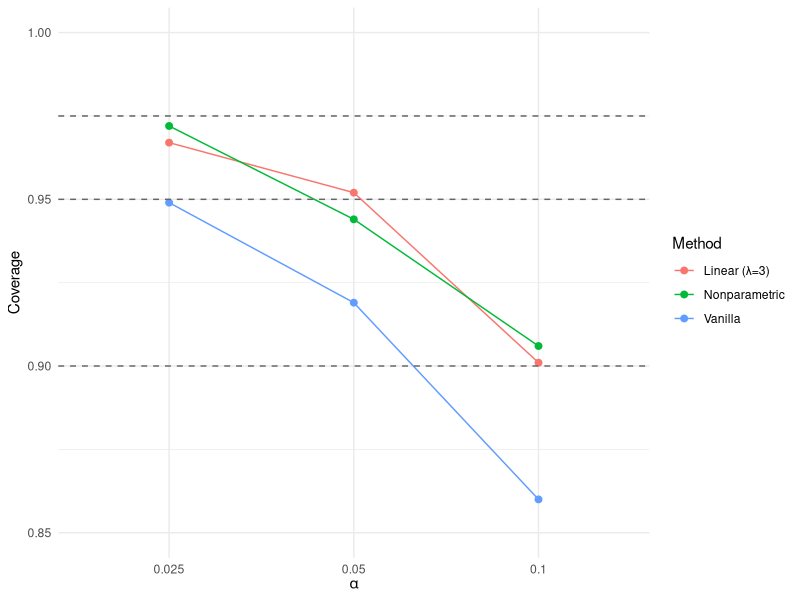
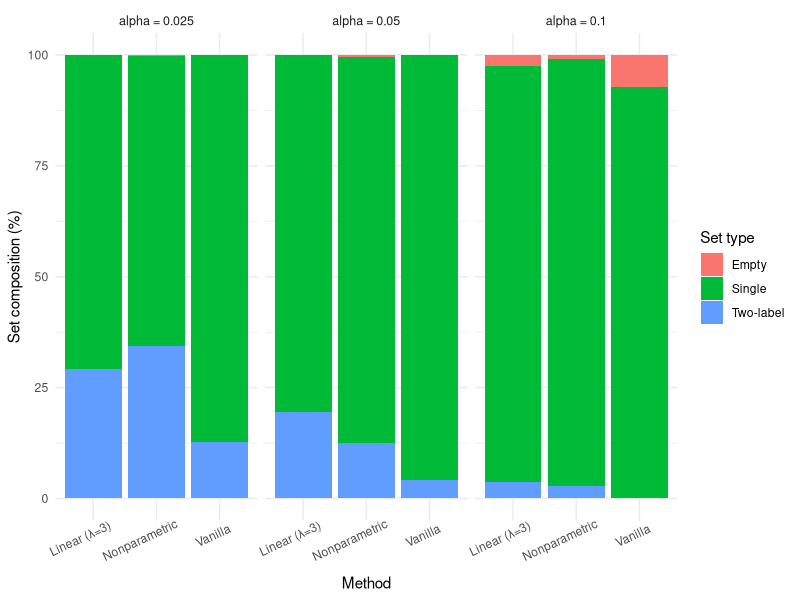

Reproduce these figures in R, in order.
## ---- chunk 1
#| label: ensemble-performance
#| echo: false
#| warning: false
#| tbl-cap: "Pixel-wise performance of the ensemble and individual segmentation models on the 2022 evaluation points."

ensemble_tbl <- data.frame(
  TrainingYear = c("N/A",
  "2021", "2021", "2021",
  "2018–2021", "2018–2021", "2018–2021"),
  Model = c("Ensemble",
  "U-Net", "SAM LoRA", "DeepLab",
  "U-Net", "SAM LoRA", "DeepLab"),
  Precision = c(0.9046,
  0.82, 0.82, 0.88,
  0.88, 0.81, 0.88),
  Recall = c(0.8688,
  0.89, 0.89, 0.80,
  0.78, 0.80, 0.89),
  F_Score = c(0.8864,
  0.86, 0.85, 0.84,
  0.83, 0.81, 0.86),
  Accuracy = c(0.9100,
  0.88, 0.87, 0.88,
  0.87, 0.84, 0.89)
)

colnames(ensemble_tbl) <- c("Training Year", "Model", "Precision",
                            "Recall", "F Score", "Accuracy")

ensemble_tbl |>
  knitr::kable(digits = 3)
## ---- chunk 2
#| label: id-lambda
#| echo: false
#| warning: false
#| tbl-cap: 'In-distribution (2021 test) coverage and set composition for vanilla CP, linear variance-normalized scores across ($\lambda$), and the nonparametric normalizer at $\alpha = 0.1$.'

id_lambda_tbl <- data.frame(
Method      = c("Vanilla",
"Linear (λ = 0.5)",
"Linear (λ = 1.0)",
"Linear (λ = 2.0)",
"Linear (λ = 3.0)",
"Linear (λ = 4.0)",
"Nonparametric"),
qhat        = c(0.3169, 0.2975, 0.2810, 0.2540, 0.2332, 0.2163, 1.5115),
Coverage    = c(0.900, 0.900, 0.900, 0.900, 0.900, 0.900, 0.900),
Pct_single  = c(93.9, 93.9, 93.9, 93.9, 93.8, 93.7, 94.5),
Pct_empty   = c(6.1, 6.1, 6.1, 6.1, 6.0, 6.1, 4.5),
Pct_two     = c(0.0, 0.0, 0.0, 0.0, 0.1, 0.2, 1.0)
)

colnames(id_lambda_tbl) <- c("Method", "q-hat",
"Coverage", "% singletons",
"% empty", "% two-label")

id_lambda_tbl |>
knitr::kable(digits = 3)
## ---- chunk 3
#| label: ood-lambda
#| echo: false
#| warning: false
#| tbl-cap: 'Temporal OOD (2022) global coverage and set composition for vanilla CP and linear variance-normalized scores across $\lambda$ at $\alpha = 0.1$.'

ood_lambda_tbl <- data.frame(
Method      = c("Vanilla",
"Linear (λ = 0.5)",
"Linear (λ = 1.0)",
"Linear (λ = 2.0)",
"Linear (λ = 3.0)",
"Linear (λ = 4.0)"),
Coverage    = c(0.860, 0.867, 0.871, 0.891, 0.901, 0.908),
Pct_single  = c(92.7, 94.4, 95.4, 95.6, 93.8, 92.4),
Pct_empty   = c(7.3, 5.6, 4.5, 3.0, 2.5, 2.1),
Pct_two     = c(0.0, 0.0, 0.1, 1.4, 3.7, 5.5)
)

colnames(ood_lambda_tbl) <- c("Method", "Coverage",
"% singletons", "% empty", "% two-label")

ood_lambda_tbl |>
knitr::kable(digits = 3)
## ---- chunk 4
#| label: ood-het
#| echo: false
#| warning: false
#| tbl-cap: 'Temporal OOD (2022) global coverage and set composition for Vanilla CP, Linear normalization $(\lambda = 3)$, and the Nonparametric normalizer at $\alpha = 0.1$.'

ood_unified_tbl <- data.frame(
Method              = c("Vanilla",
"Linear (λ = 3.0)",
"Nonparametric"),
EstimatedThreshold  = c(0.31691, 0.2332, 1.51146),
OverallCoverage     = c(0.860, 0.901, 0.906),
PctSingleton        = c(92.7, 93.8, 96.4),
PctEmpty            = c(7.3, 2.5, 0.8),
PctTwoLabel         = c(0.0, 3.7, 2.8)
)

colnames(ood_unified_tbl) <- c("Method",
"q-hat",
"Coverage",
"% singletons",
"% empty",
"% two-label")

ood_unified_tbl |>
knitr::kable(digits = 3)

## ---- chunk 5
#| label: class-cond-2022
#| echo: false
#| warning: false
#| tbl-cap: 'Per-class coverage on 2022 OOD points at $\alpha = 0.1$ for vanilla CP, linear normalization $(\lambda = 3)$, and the nonparametric normalizer.'

class_cond_tbl <- data.frame(
Method      = c("Vanilla",
"Linear (λ = 3.0)",
"Nonparametric"),
Coverage_bg = c(0.914, 0.943, 0.946),
Coverage_eg = c(0.780, 0.839, 0.847),
Diff = c(0.134, 0.104, 0.099)
)

colnames(class_cond_tbl) <- c("Method",
"Coverage (background)",
"Coverage (eelgrass)",
"Difference")

class_cond_tbl |>
knitr::kable(digits = 3)

## ---- chunk 6
#| label: spatial-diagnostics
#| echo: false
#| warning: false
#| tbl-cap: "Spatial robustness diagnostics on 2022 OOD points: standard deviation of block-wise coverage and correlation between block-wise mean variance and coverage for each method (10 spatial blocks)."

spatial_tbl <- data.frame(
Method                  = c("Vanilla",
"Linear (λ = 3.0)",
"Nonparametric"),
BlockCoverageSD         = c(0.0712, 0.0570, 0.0406),
CorMeanVarCoverage_r    = c(-0.612, -0.321, -0.217),
CorMeanVarCoverage_p    = c(0.0598, 0.3655, 0.5470)
)

colnames(spatial_tbl) <- c("Method",
"SD",
"Correlation r",
"p-value")

spatial_tbl |>
knitr::kable(digits = 3)
## ---- chunk 7
#| echo: false
#| message: false

library(readr)
library(dplyr)
library(tidyr)
library(ggplot2)

ablation_summary <- read_csv("data/ablation_summary.csv")
## ---- chunk 8
#| label: ablation-table-2022
#| echo: false
#| warning: false
#| message: false
#| tbl-cap: 'Coverage and set composition on 2022 OOD points across $\alpha \in \{0.10, 0.05, 0.025\}$ and methods.'

library(dplyr)
library(kableExtra)

ablation_2022_tbl <- ablation_summary |>
  filter(domain == "2022_OOD") |>
  arrange(alpha, method) |>
  transmute(
    alpha,
    Method    = method,
    Coverage  = coverage_overall,
    Empty     = 100 * pct_empty,
    Single    = 100 * pct_single,
    Two_label = 100 * pct_two
  )

# row ranges for each alpha group
group_info <- ablation_2022_tbl |>
  mutate(row_id = row_number()) |>
  group_by(alpha) |>
  summarise(
    start = min(row_id),
    end   = max(row_id),
    .groups = "drop"
  )

# table body without the alpha column
tbl_body <- ablation_2022_tbl |>
  select(-alpha)

tab <- tbl_body |>
  knitr::kable(
    digits = c(3, 3, 1, 1, 1),
    col.names = c(
      "Method",
      "Coverage",
      "Empty (%)",
      "Single (%)",
      "Two-label (%)"
    ),
    booktabs = TRUE
  ) |>
  kable_styling(full_width = FALSE)

# add “Alpha = ...” subsections
for (i in seq_len(nrow(group_info))) {
  tab <- tab |>
    group_rows(
      paste0("α = ", group_info$alpha[i]),
      group_info$start[i],
      group_info$end[i]
    )
}

tab
## ---- chunk 9
#| label: ablation-coverage-2022
#| echo: false
#| warning: false
#| fig-cap: 'Overall coverage on 2022 OOD points across $\alpha \in \{0.1, 0.05, 0.025\}$ for each method. Dashed line shows the target coverage 1 - α.'

ablation_2022 <- ablation_summary |>
  filter(domain == "2022_OOD")

gg_coverage <- ggplot(
  ablation_2022,
  aes(x = factor(alpha),
      y = coverage_overall,
      color = method,
      group = method)
) +
  geom_point(size = 2) +
  geom_line() +
  # target line(s): 1 - alpha
  geom_hline(
    data = distinct(ablation_2022, alpha, target_cov),
    aes(yintercept = target_cov),
    linetype = "dashed",
    color   = "grey40"
  ) +
  labs(
    x = expression(alpha),
    y = "Coverage",
    color = "Method"
  ) +
  coord_cartesian(ylim = c(0.85, 1)) +
  theme_minimal()

gg_coverage
## ---- chunk 10
#| label: ablation-setcomp-2022
#| echo: false
#| warning: false
#| fig-cap: 'Set composition (empty, single, two-label) for each method on 2022 OOD points across $\alpha \in \{0.1, 0.05, 0.025\}$.'

setcomp_2022 <- ablation_summary |>
  filter(domain == "2022_OOD") |>
  select(method, alpha, pct_empty, pct_single, pct_two) |>
  pivot_longer(
    cols = starts_with("pct_"),
    names_to = "SetType",
    values_to = "Pct"
  ) |>
  mutate(
    SetType = recode(
      SetType,
      pct_empty  = "Empty",
      pct_single = "Single",
      pct_two    = "Two-label"
    ),
    Pct   = 100 * Pct,
    alpha = factor(alpha)   # keep alphas ordered but treat as factor for faceting
  )

gg_setcomp <- ggplot(
  setcomp_2022,
  aes(x = method, y = Pct, fill = SetType)
) +
  geom_col(position = "stack") +
  facet_wrap(
    ~ alpha,
    nrow = 1,
    labeller = labeller(alpha = function(x) paste0("alpha = ", x))
  ) +
  labs(
    x = "Method",
    y = "Set composition (%)",
    fill = "Set type"
  ) +
  theme_minimal() +
  theme(
    axis.text.x = element_text(angle = 25, hjust = 0.75),
    strip.text  = element_text(size = 9)
  )

gg_setcomp
